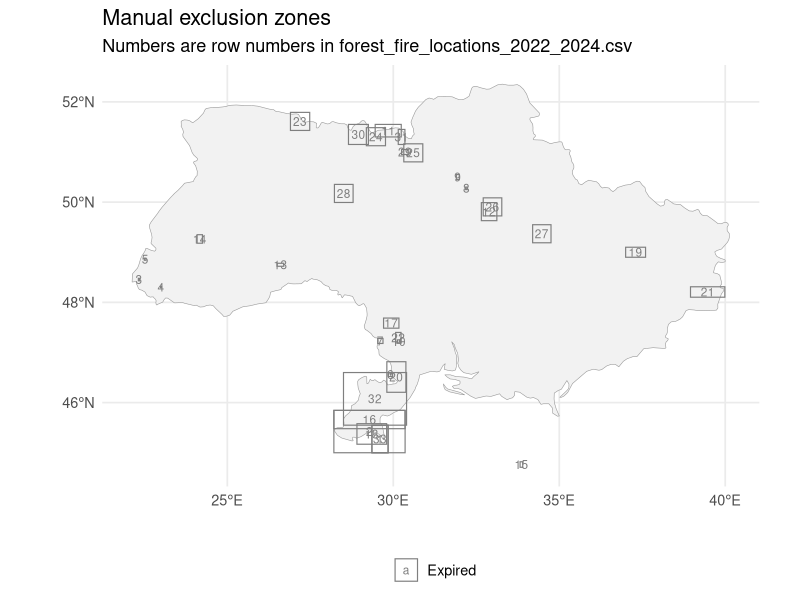

The R script that drew this image: (Note: this script raises an error after producing the figure.)
# Map of the manual exclusion zones in source-data/forest_fire_locations_2022_2024.csv,
# with war fires overlaid, so the boxes can be checked against the fires they suppress.

library(tidyverse)
library(sf)
library(rnaturalearth)

ggsave <- function(..., bg = 'white') ggplot2::ggsave(..., bg = bg)

# ── Load exclusion boxes ──────────────────────────────────────────────────────
# Note: dates in this file are day-first (%d/%m/%Y), and lat1 is the northern edge.
excl <- read_csv('source-data/forest_fire_locations_2022_2024.csv',
                 show_col_types = FALSE) %>%
  mutate(row = row_number(),
         start_date = as.Date(start_date, format = '%d/%m/%Y'),
         end_date   = as.Date(end_date,   format = '%d/%m/%Y'),
         xmin = pmin(lng1, lng2), xmax = pmax(lng1, lng2),
         ymin = pmin(lat1, lat2), ymax = pmax(lat1, lat2),
         active = Sys.Date() >= start_date & Sys.Date() <= end_date,
         period = paste(format(start_date, '%b %Y'), '-', format(end_date, '%b %Y')))

stopifnot(!any(is.na(c(excl$start_date, excl$end_date))))

ukraine <- ne_countries(scale = 'medium', country = 'Ukraine', returnclass = 'sf')

# ── War fires from the window each box covers, to show what it suppresses ─────
fires <- read_csv('output-data/ukraine_war_fires.csv', show_col_types = FALSE) %>%
  filter(date >= Sys.Date() - 30)

# ── Map 1: every box ever drawn, labelled by row number ───────────────────────
ggplot() +
  geom_sf(data = ukraine, fill = 'gray95', colour = 'gray60') +
  geom_rect(data = excl, aes(xmin = xmin, xmax = xmax, ymin = ymin, ymax = ymax,
                             colour = active), fill = NA, linewidth = 0.4) +
  geom_text(data = excl, aes(x = (xmin + xmax) / 2, y = (ymin + ymax) / 2,
                             label = row, colour = active), size = 3) +
  scale_colour_manual(values = c(`TRUE` = 'red', `FALSE` = 'gray50'),
                      labels = c(`TRUE` = 'Active today', `FALSE` = 'Expired'),
                      name = '') +
  theme_minimal(base_size = 13) +
  theme(plot.background = element_rect(fill = 'white', colour = NA),
        legend.position = 'bottom') +
  labs(title = 'Manual exclusion zones', x = '', y = '',
       subtitle = 'Numbers are row numbers in forest_fire_locations_2022_2024.csv')
ggsave('plots/exclusion_zones_map.png', width = 10, height = 8)

# ── Map 2: currently active boxes against the last 30 days of war fires ───────
active <- excl %>% filter(active)

if (nrow(active) > 0) {
  ggplot() +
    geom_sf(data = ukraine, fill = 'gray95', colour = 'gray60') +
    geom_point(data = fires, aes(x = LONGITUDE, y = LATITUDE),
               colour = 'darkred', alpha = 0.15, size = 0.6) +
    geom_rect(data = active, aes(xmin = xmin, xmax = xmax, ymin = ymin, ymax = ymax),
              fill = NA, colour = 'blue', linewidth = 0.5) +
    geom_text(data = active, aes(x = (xmin + xmax) / 2, y = ymax + 0.15, label = row),
              colour = 'blue', size = 3) +
    theme_minimal(base_size = 13) +
    theme(plot.background = element_rect(fill = 'white', colour = NA)) +
    labs(title = paste0('Exclusion zones active on ', Sys.Date(),
                        ', with war fires of the past 30 days'),
         subtitle = 'Fires shown are those that survived exclusion - boxes should look empty',
         x = '', y = '')
  ggsave('plots/exclusion_zones_active_map.png', width = 10, height = 8)
}

# ── Table for cross-checking ─────────────────────────────────────────────────
excl %>%
  select(row, xmin, xmax, ymin, ymax, period, active, note) %>%
  print(n = Inf, width = Inf)
